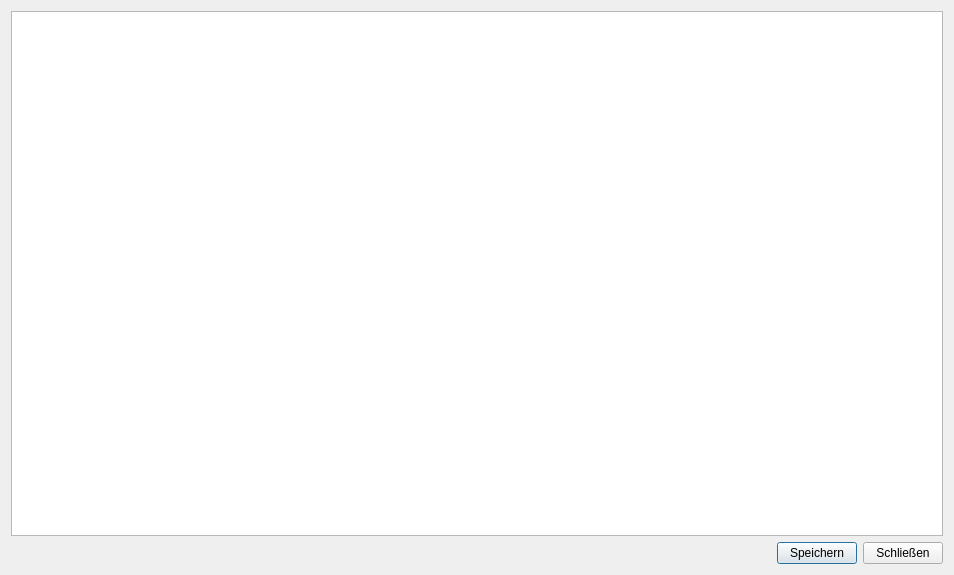
<?xml version="1.0" encoding="UTF-8"?>
<ui version="4.0">
 <class>ShowLogFile</class>
 <widget class="QDialog" name="ShowLogFile">
  <property name="geometry">
   <rect>
    <x>0</x>
    <y>0</y>
    <width>954</width>
    <height>575</height>
   </rect>
  </property>
  <property name="windowTitle">
   <string>Form</string>
  </property>
  <layout class="QVBoxLayout" name="verticalLayout">
   <item>
    <widget class="QTextEdit" name="textEdit_LogFile">
     <property name="acceptDrops">
      <bool>false</bool>
     </property>
     <property name="undoRedoEnabled">
      <bool>false</bool>
     </property>
     <property name="readOnly">
      <bool>true</bool>
     </property>
    </widget>
   </item>
   <item>
    <layout class="QHBoxLayout" name="horizontalLayout">
     <item>
      <spacer name="horizontalSpacer">
       <property name="orientation">
        <enum>Qt::Horizontal</enum>
       </property>
       <property name="sizeHint" stdset="0">
        <size>
         <width>40</width>
         <height>20</height>
        </size>
       </property>
      </spacer>
     </item>
     <item>
      <widget class="QPushButton" name="pushButton_Save">
       <property name="text">
        <string>Speichern</string>
       </property>
       <property name="icon">
        <iconset theme="document-save">
         <normaloff/>
        </iconset>
       </property>
      </widget>
     </item>
     <item>
      <widget class="QPushButton" name="pushButton_Close">
       <property name="text">
        <string>Schließen</string>
       </property>
       <property name="icon">
        <iconset theme="dialog-close">
         <normaloff/>
        </iconset>
       </property>
      </widget>
     </item>
    </layout>
   </item>
  </layout>
 </widget>
 <tabstops>
  <tabstop>textEdit_LogFile</tabstop>
  <tabstop>pushButton_Save</tabstop>
  <tabstop>pushButton_Close</tabstop>
 </tabstops>
 <resources/>
 <connections>
  <connection>
   <sender>pushButton_Close</sender>
   <signal>clicked(bool)</signal>
   <receiver>ShowLogFile</receiver>
   <slot>close()</slot>
   <hints>
    <hint type="sourcelabel">
     <x>648</x>
     <y>458</y>
    </hint>
    <hint type="destinationlabel">
     <x>352</x>
     <y>241</y>
    </hint>
   </hints>
  </connection>
 </connections>
</ui>
